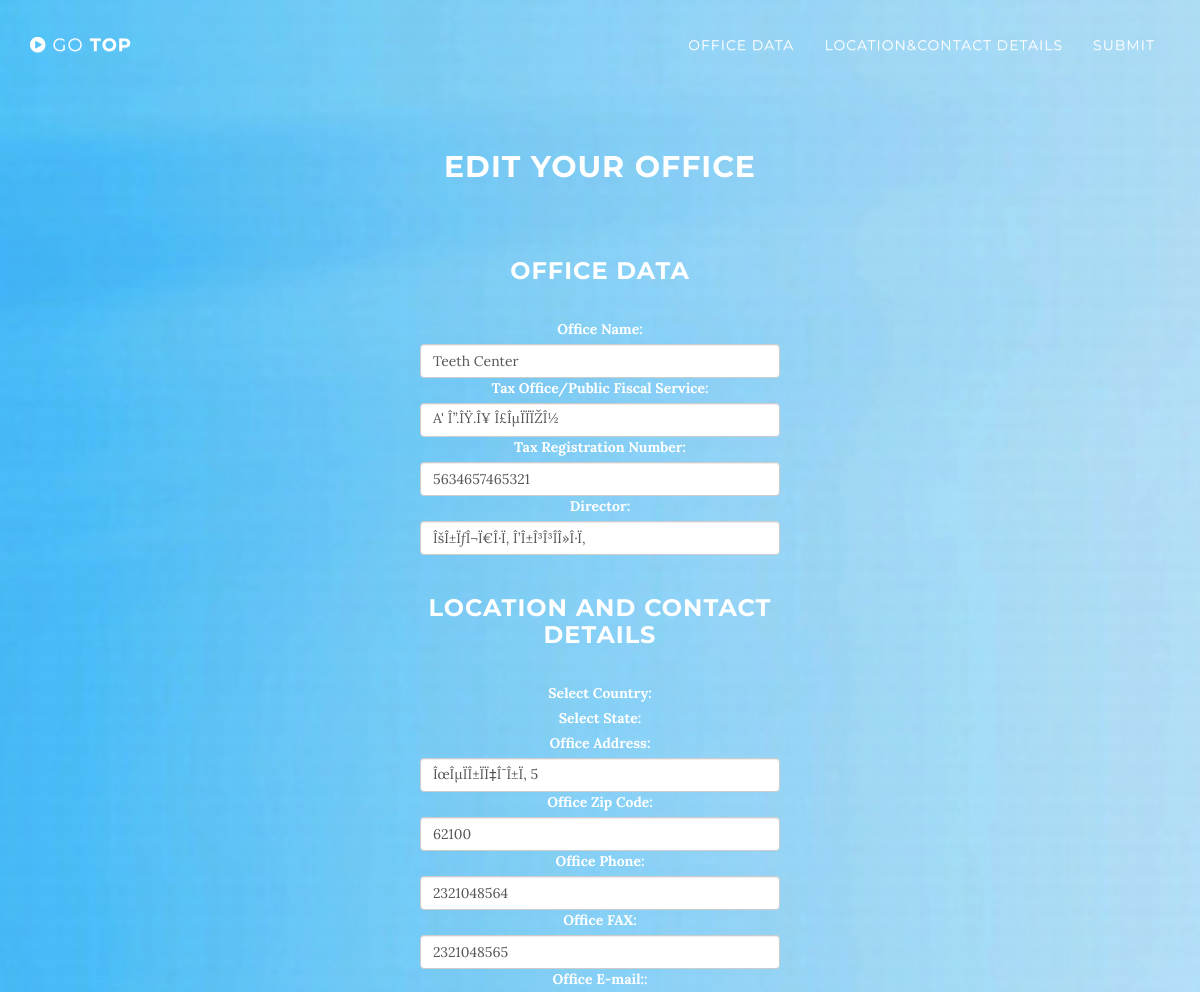
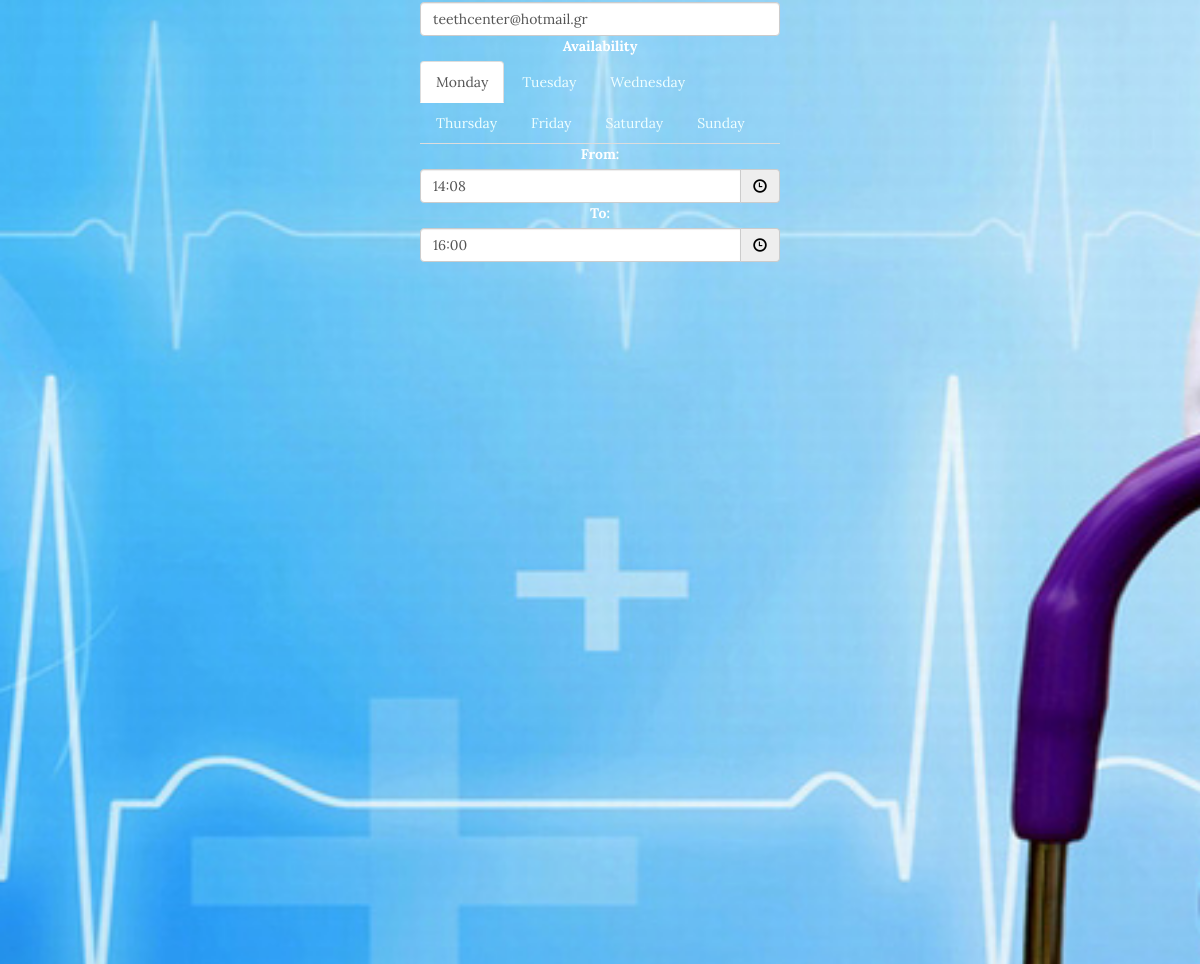
Page /docoffedit.php (signed in) on the committed database (2 pictures, top to bottom).
### tables this page shows
CREATE TABLE `office` (
  `id` bigint(20) UNSIGNED NOT NULL,
  `oname` varchar(255) DEFAULT NULL,
  `pfservice` varchar(255) DEFAULT NULL,
  `trnumber` varchar(255) DEFAULT NULL,
  `director` varchar(255) DEFAULT NULL,
  `country` varchar(255) DEFAULT NULL,
  `state` varchar(255) DEFAULT NULL,
  `oaddress` varchar(255) DEFAULT NULL,
  `ozcode` varchar(255) DEFAULT NULL,
  `ophone` varchar(255) DEFAULT NULL,
  `ofax` varchar(255) DEFAULT NULL,
  `oemail` varchar(255) DEFAULT NULL,
  `amonday` varchar(255) NOT NULL,
  `atuesday` varchar(255) NOT NULL,
  `awednesday` varchar(255) NOT NULL,
  `athursday` varchar(255) NOT NULL,
  `afriday` varchar(255) NOT NULL,
  `asaturday` varchar(255) NOT NULL,
  `asunday` varchar(255) NOT NULL,
  `users_id` bigint(20) NOT NULL
);

### docoffedit.php (the view, shortened to what this page needs)
<?php
include_once 'php/dbconnect.php';
$sql=("SELECT * FROM office WHERE users_id=".$_SESSION['user']);
$res=mysqli_query($sql_link,$sql);
$userRow=mysqli_fetch_array($res);
?>
<!doctype html>
<html lang="en">
<head>
    <link href="css/bootstrap.css" rel="stylesheet">
    <link href="font-awesome/css/font-awesome.min.css" rel="stylesheet">
    <link href="css/map.css" rel="stylesheet">
    <link href="css/bootstrap-theme.css" rel="stylesheet">
    <link href="css/timepicker.css" rel="stylesheet">
    <link href="css/select.css" rel="stylesheet">
</head>
<body id="page-top" data-spy="scroll" data-target=".navbar-fixed-top" class="register-section" >
    <section id="profile" class="container content-section text-center">
        <nav class="navbar navbar-custom navbar-fixed-top" role="navigation">
            <div class="container">
                <div class="navbar-header">
                    <a class="navbar-brand page-scroll" href="#page-top">
                        <i class="fa fa-play-circle"></i>  <span class="light">Go</span>  Top
                    </a>
                </div>
                <div class="collapse navbar-collapse navbar-right navbar-main-collapse">
                    <ul class="nav navbar-nav">
                        <li>
                            <a class="page-scroll" href="#od">OFFICE DATA</a>
                        </li>
                        <li>
                            <a class="page-scroll" href="#cd">Location&Contact Details</a>
                        </li>
                        <li>
                            <a class="page-scroll" href="#submit">Submit</a>
                        </li>
                    </ul>
                </div>
            </div>
        </nav>
        <div class="row">
            <h2>Edit Your Office</h2>
        </div>
        <form id="office_data">
            <div class="row">
                <div class="col-xs-4 col-xs-offset-4" id="od">
                    <br>
                    <br>
                    <h3>OFFICE DATA</h3>
                </div>
            </div>
            <div class="row">
                <div class="col-xs-4 col-xs-offset-4">
                    <label class="control-label" for="oname">Office Name:</label>
                    <div class="controls">
                        <input type="text" name="oname" class="form-control" value="<?php echo "".$userRow['oname']."" ?>">
                    </div>
                </div>
            </div>
            <div class="row">
                <div class="col-xs-4 col-xs-offset-4">
                    <label class="control-label" for="pfservice">Tax Office/Public Fiscal Service:</label>
                    <div class="controls">
                        <input type="text" name="pfservice" class="form-control" value="<?php echo "".$userRow['pfservice']."" ?>">
                    </div>
                </div>
            </div>
            <div class="row">
                <div class="col-xs-4 col-xs-offset-4">
                    <label class="control-label" for="trnumber">Tax Registration Number:</label>
                    <div class="controls">
                        <input type="text" name="trnumber" class="form-control" value="<?php echo "".$userRow['trnumber']."" ?>">
                    </div>
                </div>
            </div>
            <div class="row">
                <div class="col-xs-4 col-xs-offset-4">
                    <label class="control-label" for="director">Director:</label>
                    <div class="controls">
                        <input type="text" name="director" class="form-control" value="<?php echo "".$userRow['director']."" ?>">
                    </div>
                </div>
            </div>
            <div class="row">
                <div class="col-xs-4 col-xs-offset-4" id="cd">
                    <br>
                    <br>
                    <h3>LOCATION AND CONTACT DETAILS</h3>
                </div>
            </div>
            <div class="row">
                <div class="col-xs-4 col-xs-offset-4">
                    <label class="control-label" for="country">Select Country:</label>
                </div>
            </div>
            <div class="row">
                <div class="col-xs-4 col-xs-offset-4">
                    <label class="control-label" for="state">Select State:</label>
                </div>
            </div>
            <div class="row">
                <div class="col-xs-4 col-xs-offset-4">
                    <label class="control-label" for="oaddress">Office Address:</label>
                    <div class="controls">
                        <input type="text" name="oaddress" class="form-control" value="<?php echo "".$userRow['oaddress']."" ?>">
                    </div>
                </div>
            </div>
            <div class="row">
                <div class="col-xs-4 col-xs-offset-4">
                    <label class="control-label" for="ozcode">Office Zip Code:</label>
                    <div class="controls">
                        <input type="text" name="ozcode" class="form-control" value="<?php echo "".$userRow['ozcode']."" ?>">
                    </div>
                </div>
            </div>
            <div class="row">
                <div class="col-xs-4 col-xs-offset-4">
                    <label class="control-label" for="ophone">Office Phone:</label>
                    <div class="controls">
                        <input type="tel" name="ophone" class="form-control" value="<?php echo "".$userRow['ophone']."" ?>">
                    </div>
                </div>
            </div>
            <div class="row">
                <div class="col-xs-4 col-xs-offset-4">
                    <label class="control-label" for="ofax">Office FAX:</label>
                    <div class="controls">
                        <input type="tel" name="ofax" class="form-control" value="<?php echo "".$userRow['ofax']."" ?>">
                    </div>
                </div>
            </div>
            <div class="row">
                <div class="col-xs-4 col-xs-offset-4">
                    <label class="control-label" for="oemail">Office E-mail::</label>
                    <div class="controls">
                        <input type="email" name="oemail" class="form-control" value="<?php echo "".$userRow['oemail']."" ?>">
                    </div>
                </div>
            </div>
            <div class="row">
                <div class="col-xs-4 col-xs-offset-4">
                    <div class="tab-content">
                        <label for="ul" >Availability</label>
                        <ul class="nav nav-tabs">
                            <li class="active"><a class="tab_link" href="#mondey" data-toggle="tab">Monday</a></li>
                            <li><a class="tab_link" href="#Tuesday" data-toggle="tab">Tuesday</a></li>
                            <li><a class="tab_link" href="#Wednesday" data-toggle="tab">Wednesday</a></li>
                            <li><a class="tab_link" href="#Thursday" data-toggle="tab">Thursday</a></li>
                            <li><a class="tab_link" href="#Friday" data-toggle="tab">Friday</a></li>
                            <li><a class="tab_link" href="#Saturday" data-toggle="tab">Saturday</a></li>
                            <li><a class="tab_link" href="#Sunday" data-toggle="tab">Sunday</a></li>
                        </ul>
                        <div id="mondey" class="tab-pane active">
                            <label class="control-label" for="fmonday">From:</label>
                            <div class="input-group clockpicker">
                            	<?php if(!empty($userRow['amonday'])){list($fmonday,$tmonday) = explode(" ", $userRow['amonday']);} ?>
							    <input type="text" id="fmonday" name="fmonday" class="form-control" value="<?php if (isset($fmonday)){ echo "".$fmonday."";}?>">
							    <span class="input-group-addon">
							        <span class="glyphicon glyphicon-time"></span>
							    </span>
							</div>
							<label class="control-label" for="fmonday">To:</label>
							<div class="input-group clockpicker">
							    <input type="text" id="tmonday" name="tmonday" class="form-control" value="<?php if (isset($tmonday)){ echo "".$tmonday."";}?>">
							    <span class="input-group-addon">
							        <span class="glyphicon glyphicon-time"></span>
							    </span>
							</div>
                        </div>
                    </div>
                </div>
                <div class="col-md-4 col-md-offset-4">
                    <hr>
                </div>
            </div>
            <div id="submit" class="row">
	            <div class="col-xs-4 col-xs-offset-8">
	                <input type="submit" class="btn btn-primary" value="Submit">
	            </div>
	        </div>
        </form>
        <br>
        <br>
        <div class="col-md-6 col-md-offset-3" id="ms">
            <label class="control-label" for="searchbar">Right Click to Drop a New Marker</label>
            <div class="controls">
                <input id="pac-input" class="form-control" type="text" placeholder="Search Box" name="searchbar">
                <div id="google_map" class="text-muted"></div>
            </div>
        </div>
        <br>
        <br>
        <br>
    </section>
    <br>
    <br>
    <br>
    <br>
    <br>
    <br>
    <br>
</body>

### css/map.css (style rules this page uses)
#google_map { width: 100%; height: 500px;margin-top:0px;margin-left:auto;margin-right:auto; }
#pac-input { background-color: #fff; font-family: Roboto; font-size: 15px; font-weight: 300; margin-left: 12px; padding: 0 11px 0 13px; text-overflow: ellipsis; width: 400px; }

### css/timepicker.css (style rules this page uses)
.clockpicker .input-group-addon { color: #000000; cursor: pointer; }

### rows in the picture
office: oname "Teeth Center", pfservice "A' Î”.ÎŸ.Î¥ Î£ÎµÏÏÏŽÎ½", trnumber "5634657465321", director "ÎšÎ±ÏƒÎ¬Ï€Î·Ï‚ Î’Î±Î³Î³Î­Î»Î·Ï‚", oaddress "ÎœÎµÏÎ±ÏÏ‡Î¯Î±Ï‚ 5", ozcode "62100", ophone "2321048564", ofax "2321048565", oemail "teethcenter@hotmail.gr"
